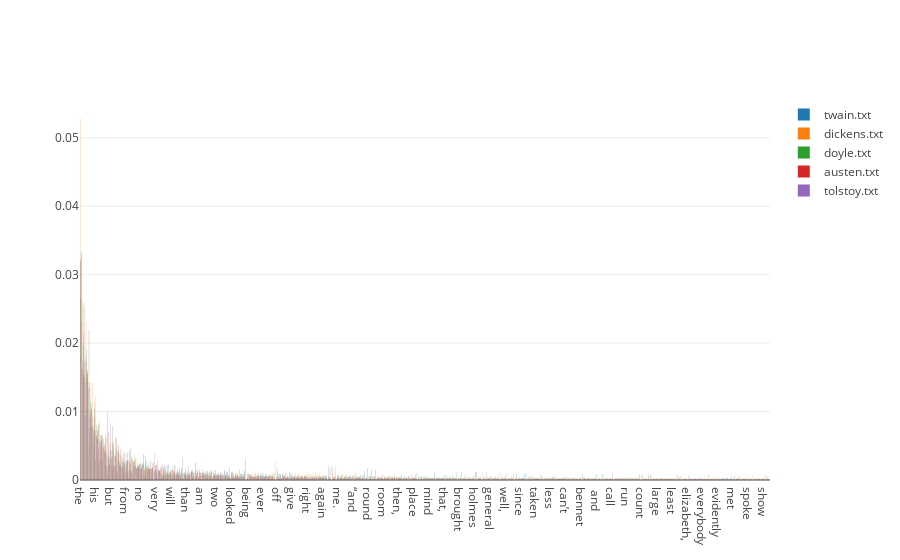

The notebook cell this image was saved under:
### Code cell
sorted_uptable = sorted_uptable[:500]
authors = list(all_unigrams.keys())
get_v_for_auth = lambda x : list(zip(*list(zip(*sorted_uptable))[1]))[authors.index(x)]

iplot([ 
    Bar({"x" : list(zip(*sorted_uptable))[0], "y": get_v_for_auth(author)}, name=author) for author in all_unigrams
])

### Figure 1 — Plotly figure (JSON) as saved in the notebook; plotly's stock layout.template omitted (floating-point values rounded to 4 significant figures; data arrays with more than 128 entries replaced by an {"elided": "..."} marker saying what was removed)
{"data": [{"name": "twain.txt", "type": "bar", "x": {"elided": "500 str values"}, "y": {"elided": "500 float values"}}, {"name": "dickens.txt", "type": "bar", "x": {"elided": "500 str values"}, "y": {"elided": "500 float values"}}, {"name": "doyle.txt", "type": "bar", "x": {"elided": "500 str values"}, "y": {"elided": "500 float values"}}, {"name": "austen.txt", "type": "bar", "x": {"elided": "500 str values"}, "y": {"elided": "500 float values"}}, {"name": "tolstoy.txt", "type": "bar", "x": {"elided": "500 str values"}, "y": {"elided": "500 float values"}}], "layout": {}}
